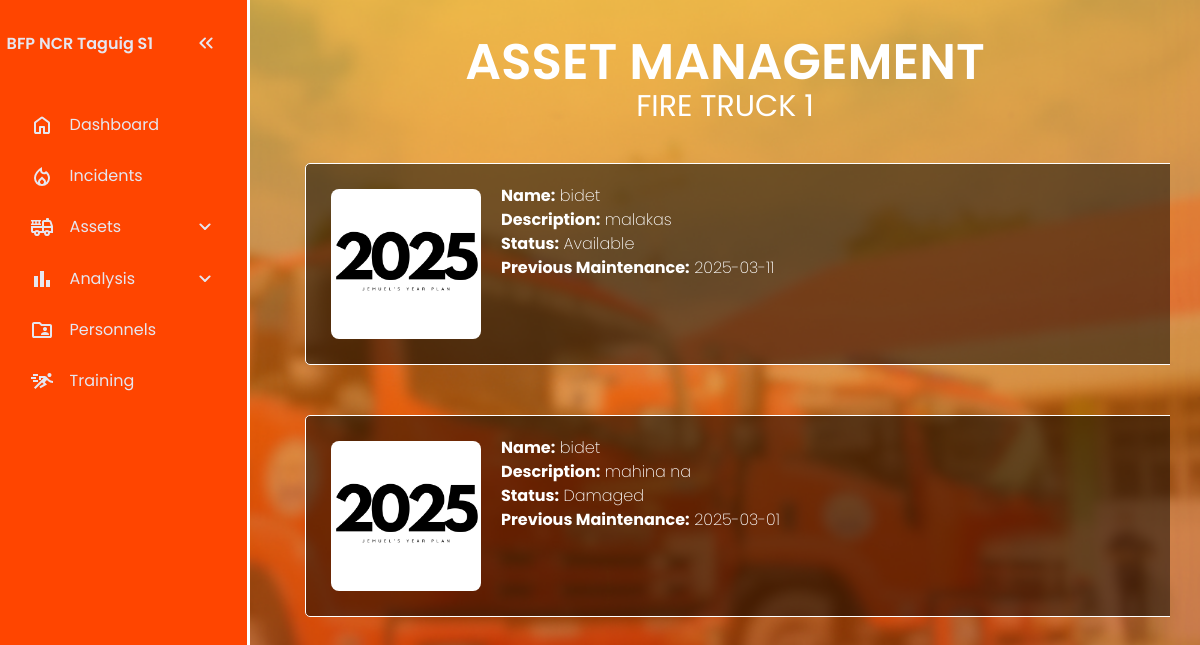
Page /assets/FireTruck1.php on the committed database.
### tables this page shows
CREATE TABLE `assets_image` (
  `asset_id` int(11) NOT NULL,
  `img_path` varchar(128) NOT NULL
);

CREATE TABLE `assets` (
  `asset_id` int(11) NOT NULL,
  `assetcategory_id` int(11) DEFAULT NULL,
  `asset_name` varchar(100) NOT NULL,
  `description` text DEFAULT NULL,
  `status` enum('Available','In Use','Maintenance','Damaged') DEFAULT 'Available',
  `last_maintenance_date` date DEFAULT NULL
);

### assets/FireTruck1.php (the view, shortened to what this page needs)
<?php
include('../includes/config.php');
$categoryID = 1;
$sql = "SELECT a.asset_id, a.asset_name, a.description, a.status, a.last_maintenance_date, ac.Category
        FROM assets a
        JOIN asset_category ac ON a.assetcategory_id = ac.AssetCategory_ID
        WHERE a.assetcategory_id = ?";
$stmt = $conn->prepare($sql);
$stmt->bind_param("i", $categoryID);
$stmt->execute();
$result = $stmt->get_result();
?>
<!DOCTYPE html>
<html lang="en">
<head>
  <link rel="stylesheet" href="AssetIndex.css">
</head>
<body>
    <nav id="sidebar">
        <ul>
        <li>
            <span class="logo"><a href="../dashboard/RescueFlowIndex.php">BFP NCR Taguig S1</a></span>
            <button onclick=toggleSidebar() id="toggle-btn">
            </button>
        </li>
        <li>
            <a href="../dashboard/RescueFlowIndex.php" >
            <span>Dashboard</span>
            </a>
        </li>
        <li>
            <a href="../incident/IncidentIndex.php">
            <span>Incidents</span>
            </a>
        </li>
        <li>
            <button onclick=toggleSubMenu(this) class="dropdown-btn">
            <span>Assets</span>
            <svg xmlns="http://www.w3.org/2000/svg" height="24px" viewBox="0 -960 960 960" width="24px" fill="#e8eaed"><path d="M480-361q-8 0-15-2.5t-13-8.5L268-556q-11-11-11-28t11-28q11-11 28-11t28 11l156 156 156-156q11-11 28-11t28 11q11 11 11 28t-11 28L508-372q-6 6-13 8.5t-15 2.5Z"/></svg>
            </button>
        <li>
            <button onclick=toggleSubMenu(this) class="dropdown-btn">
            <svg xmlns="http://www.w3.org/2000/svg" height="24px" viewBox="0 -960 960 960" width="24px" fill="#F19E39"><path d="M640-160v-280h160v280H640Zm-240 0v-640h160v640H400Zm-240 0v-440h160v440H160Z"/></svg>
            <span>Analysis</span>
            <svg xmlns="http://www.w3.org/2000/svg" height="24px" viewBox="0 -960 960 960" width="24px" fill="#e8eaed"><path d="M480-361q-8 0-15-2.5t-13-8.5L268-556q-11-11-11-28t11-28q11-11 28-11t28 11l156 156 156-156q11-11 28-11t28 11q11 11 11 28t-11 28L508-372q-6 6-13 8.5t-15 2.5Z"/></svg>
            </button>
        </li>
        </li>
        <li>
            <a href="../personnels/PersonnelIndex.php">
            <span>Personnels</span>
            </a>
        </li>
        <li>
            <a href="../training/TrainingIndex.php">
            <span>Training</span>
            </a>
        </li>
        </ul>
    </nav>
    <main>
    <h1 class="asset-header">ASSET MANAGEMENT</h1>
    <h2>FIRE TRUCK 1</h2>
    <div class="asset-container">
    <?php while ($row = $result->fetch_assoc()): ?>
            <div class="asset-structure">
                <div class="asset-picture">
                    <?php
                        $asset_id = $row['asset_id'];
                        $img_query = "SELECT img_path FROM assets_image WHERE asset_id = $asset_id";
                        $img_result = $conn->query($img_query);
                        while ($img_row = $img_result->fetch_assoc()) {
                            echo '<img src="../' . $img_row['img_path'] . '">';
                        }
                    ?>
                </div>
                <div class="asset-info">
                    <p class="asset-details">
                        <strong>Name:</strong> <?php echo htmlspecialchars($row['asset_name']); ?><br>
                        <strong>Description:</strong> <?php echo htmlspecialchars($row['description']); ?><br>
                        <strong>Status:</strong> <?php echo htmlspecialchars($row['status']); ?><br>
                        <strong>Previous Maintenance:</strong> <?php echo htmlspecialchars($row['last_maintenance_date']); ?><br>
                    </p>
                </div>
            </div>
        <?php endwhile; ?>
    </div>
  </main>
</body>
</html>

### assets/AssetIndex.css (style rules this page uses)
:root { --base-clr: orangered; --line-clr: white; --hover-clr: black; --text-clr: #e6e6ef; --accent-clr: #5e63ff; --secondary-text-clr: #b0b3c1; }
* { margin: 0; padding: 0; }
html { font-family: Poppins, 'Segoe UI', Tahoma, Geneva, Verdana, sans-serif; line-height: 1.5rem; }
body { background: url('LoginRegister.png') no-repeat center center/cover; min-height: 100vh; min-height: 100dvh; display: grid; grid-template-columns: auto 1fr; }
#sidebar { box-sizing: border-box; height: 100vh; width: 250px; padding: 5px 1em; background-color: var(--base-clr); border-right: 3px solid white; position: sticky; top: 0; align-self: start; transition: 300ms ease-in-out; overflow: hidden; text-wrap: nowrap; }
#sidebar ul { list-style: none; }
#sidebar a, #sidebar .dropdown-btn, #sidebar .logo { border-radius: .5em; padding: .85em; text-decoration: none; color: var(--text-clr); display: flex; align-items: center; gap: 1em; }
.dropdown-btn { width: 100%; text-align: left; background: none; border: none; font: inherit; cursor: pointer; }
#sidebar svg { flex-shrink: 0; fill: var(--text-clr); }
#sidebar a span, #sidebar .dropdown-btn span { flex-grow: 1; }
.dropdown-btn svg { transition: 200ms ease; }
main { padding: min(30px, 7%); }
main p { color: var(--secondary-text-clr); margin-top: 5px; margin-bottom: 15px; }
.asset-header { font-size: 50px; text-align: center; font-weight: 600; margin-bottom: 20px; margin-top: 20px; color: white; }
h2 { font-size: 30px; text-align: center; font-weight: 400; margin-bottom: 20px; margin-top: 10px; color: white; }
.asset-container { overflow: hidden; margin-bottom: 1.5rem; display: flex; flex-direction: column; }
.asset-structure { display: flex; flex-direction: row; border: 1px solid white; border-radius: 5px; background-color: rgba(0, 0, 0, 0.5); margin: 25px; padding: 15px; width: 100%; }
.asset-picture { height: 150px; width: 150px; padding: 10px; margin-right: 10px; overflow: hidden; display: flex; align-items: center; justify-content: center; }
.asset-picture img { width: 100%; height: 100%; object-fit: cover; border-radius: 8px; }
.asset-details { gap: 15px; color: white; font-weight: 200; }

### rows in the picture
assets: asset_name "bidet", description "malakas", status "Available", last_maintenance_date "2025-03-11"
assets_image: img_path (picture)
assets: asset_name "bidet", description "mahina na", status "Damaged", last_maintenance_date "2025-03-01"
assets_image: img_path (picture)
